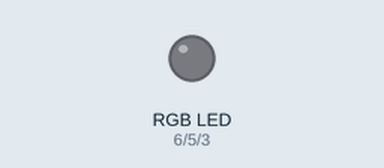
Simulated run of this sketch. Board: Arduino Uno, built with avr-gcc and run on an emulated ATmega328P. Parts: an RGB LED mixed from three pins (HIGH = lit). Dim RGB values are drawn brighter than linear.

Above: at 0.15 s.
At 20.02 s:
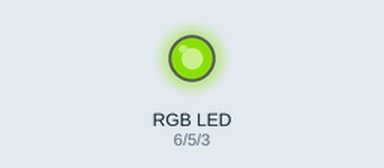
Timing chart, 0 to 19.9 s (numbered marks = the images above):
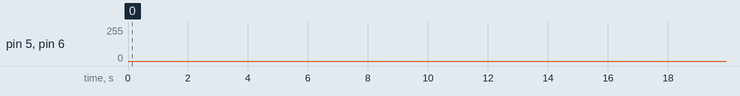

The sketch:

RGB_LED.ino
```cpp
//www.elegoo.com
//2016.12.8

// Define Pins
#define BLUE 3
#define GREEN 5
#define RED 6

void setup()
{
  pinMode(RED, OUTPUT);
  pinMode(GREEN, OUTPUT);
  pinMode(BLUE, OUTPUT);
  digitalWrite(RED, HIGH);
  digitalWrite(GREEN, LOW);
  digitalWrite(BLUE, LOW);
}

// define variables
int redValue;
int greenValue;
int blueValue;

// main loop
void loop()
{
#define DELAYTIME 5 // fading time between colors
#define COLORSTEP 1 // color step

  redValue = 255; // choose a value between 1 and 255 to change the color.
  greenValue = 0;
  blueValue = 0;

  // this is unnecessary as we've either turned on RED in SETUP
  // or in the previous loop ... regardless, this turns RED off
  // analogWrite(RED, 0);
  // delay(1000);

  for(int i = 0; i < 255; i += COLORSTEP) // fades out red bring green full when i=255
  {
    redValue -= COLORSTEP;
    greenValue += COLORSTEP;
    // The following was reversed, counting in the wrong directions
    // analogWrite(RED, 255 - redValue);
    // analogWrite(GREEN, 255 - greenValue);
    analogWrite(RED, redValue);
    analogWrite(GREEN, greenValue);
    delay(DELAYTIME);
  }

  redValue = 0;
  greenValue = 255;
  blueValue = 0;

  for(int i = 0; i < 255; i += COLORSTEP) // fades out green bring blue full when i=255
  {
    greenValue -= COLORSTEP;
    blueValue += COLORSTEP;
    // The following was reversed, counting in the wrong directions
    // analogWrite(GREEN, 255 - greenValue);
    // analogWrite(BLUE, 255 - blueValue);
    analogWrite(GREEN, greenValue);
    analogWrite(BLUE, blueValue);
    delay(DELAYTIME);
  }

  redValue = 0;
  greenValue = 0;
  blueValue = 255;

  for(int i = 0; i < 255; i += COLORSTEP) // fades out blue bring red full when i=255
  {
    // The following code has been rearranged to match the other two similar sections
    blueValue -= COLORSTEP;
    redValue += COLORSTEP;
    // The following was reversed, counting in the wrong directions
    // analogWrite(BLUE, 255 - blueValue);
    // analogWrite(RED, 255 - redValue);
    analogWrite(BLUE, blueValue);
    analogWrite(RED, redValue);
    delay(DELAYTIME);
  }
}
```
